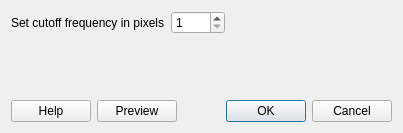
<?xml version="1.0" encoding="UTF-8"?>
<ui version="4.0">
 <class>CutoffDialog</class>
 <widget class="QDialog" name="CutoffDialog">
  <property name="geometry">
   <rect>
    <x>0</x>
    <y>0</y>
    <width>402</width>
    <height>133</height>
   </rect>
  </property>
  <property name="windowTitle">
   <string>Fourier Filter</string>
  </property>
  <layout class="QFormLayout" name="formLayout">
   <item row="0" column="0">
    <layout class="QHBoxLayout" name="horizontalLayout_2">
     <item>
      <widget class="QLabel" name="label">
       <property name="text">
        <string>Set cutoff frequency in pixels</string>
       </property>
      </widget>
     </item>
     <item>
      <widget class="QSpinBox" name="spinBox">
       <property name="minimum">
        <number>1</number>
       </property>
       <property name="maximum">
        <number>1000</number>
       </property>
      </widget>
     </item>
    </layout>
   </item>
   <item row="0" column="1">
    <spacer name="horizontalSpacer">
     <property name="orientation">
      <enum>Qt::Horizontal</enum>
     </property>
     <property name="sizeHint" stdset="0">
      <size>
       <width>121</width>
       <height>26</height>
      </size>
     </property>
    </spacer>
   </item>
   <item row="1" column="0" colspan="2">
    <spacer name="verticalSpacer">
     <property name="orientation">
      <enum>Qt::Vertical</enum>
     </property>
     <property name="sizeHint" stdset="0">
      <size>
       <width>381</width>
       <height>42</height>
      </size>
     </property>
    </spacer>
   </item>
   <item row="2" column="0" colspan="2">
    <layout class="QHBoxLayout" name="horizontalLayout">
     <item>
      <widget class="QPushButton" name="helpButton">
       <property name="text">
        <string>Help</string>
       </property>
      </widget>
     </item>
     <item>
      <widget class="QPushButton" name="previewButton">
       <property name="text">
        <string>Preview</string>
       </property>
      </widget>
     </item>
     <item>
      <widget class="QDialogButtonBox" name="buttonBox">
       <property name="orientation">
        <enum>Qt::Horizontal</enum>
       </property>
       <property name="standardButtons">
        <set>QDialogButtonBox::Cancel|QDialogButtonBox::Ok</set>
       </property>
      </widget>
     </item>
    </layout>
   </item>
  </layout>
 </widget>
 <resources/>
 <connections>
  <connection>
   <sender>buttonBox</sender>
   <signal>accepted()</signal>
   <receiver>CutoffDialog</receiver>
   <slot>accept()</slot>
   <hints>
    <hint type="sourcelabel">
     <x>248</x>
     <y>254</y>
    </hint>
    <hint type="destinationlabel">
     <x>157</x>
     <y>274</y>
    </hint>
   </hints>
  </connection>
  <connection>
   <sender>buttonBox</sender>
   <signal>rejected()</signal>
   <receiver>CutoffDialog</receiver>
   <slot>reject()</slot>
   <hints>
    <hint type="sourcelabel">
     <x>316</x>
     <y>260</y>
    </hint>
    <hint type="destinationlabel">
     <x>286</x>
     <y>274</y>
    </hint>
   </hints>
  </connection>
 </connections>
</ui>
